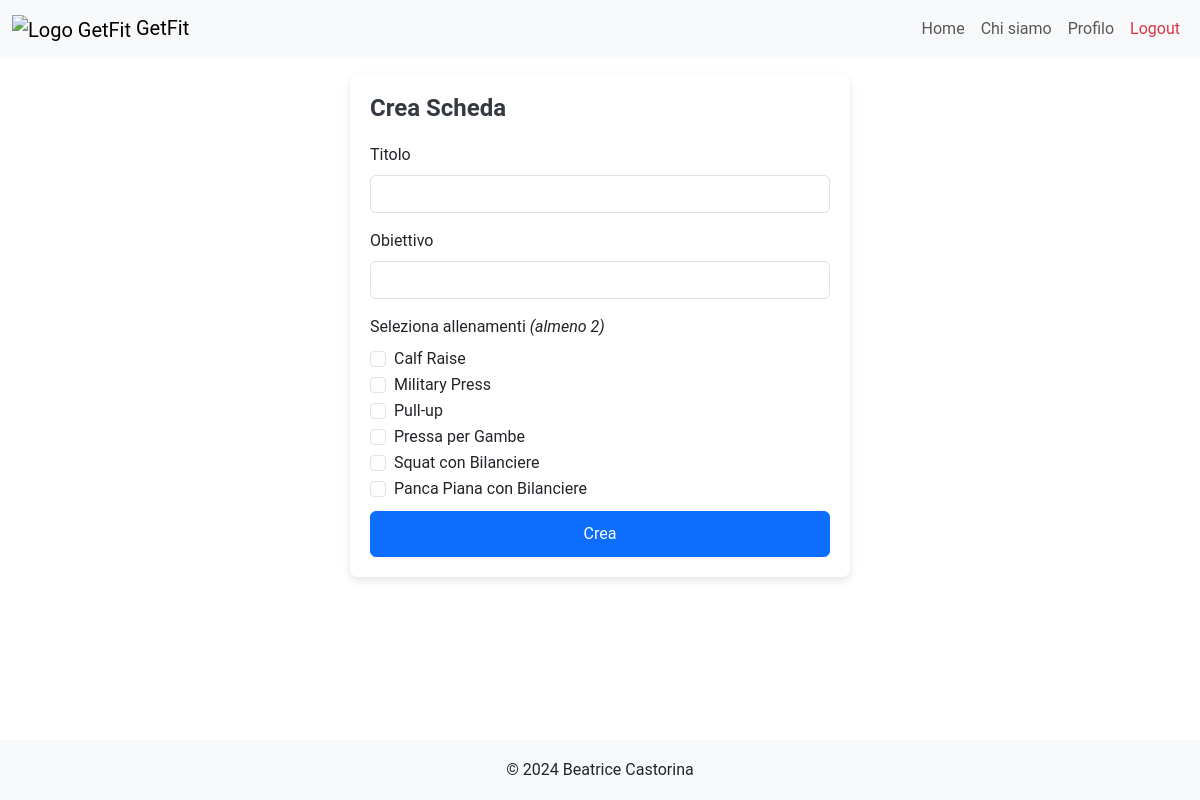
The app's page /create_scheda (signed in) with its own data.
### tables this page shows
CREATE TABLE "Allenamenti" (
	"id_allenamento"	INTEGER,
	"pt_id"	INTEGER NOT NULL,
	"titolo"	TEXT NOT NULL,
	"descrizione"	TEXT NOT NULL,
	"livello"	TEXT NOT NULL,
	"visibile"	INTEGER NOT NULL,
	"data_creazione"	TEXT NOT NULL,
	PRIMARY KEY("id_allenamento" AUTOINCREMENT),
	FOREIGN KEY("pt_id") REFERENCES "PersonalTrainers"("pt_id")
);

### app.py (the view)
@app.route("/create_scheda",methods=['GET','POST'])
def create_scheda():
  if request.method == 'POST':
    ids = request.form.getlist("ids")
    email = utenti_dao.get_email(request)
    pt_id = utenti_dao.get_user_id_by_email(email,'pt')
    client_id = request.form.get('client_id')
    new_scheda = request.form.to_dict()
    pt_id_client = utenti_dao.get_client(client_id)['pt_id']
    success = False
    if (pt_id_client != pt_id):
      flash("Non hai i permessi per creare la scheda.", "danger")
      return redirect(url_for('index'))
    if len(ids) >= 2:
      success = schede_dao.create_scheda(ids,pt_id,new_scheda)
    if success:
      flash("Scheda creata con successo.", "success")
      return redirect(url_for("schede", client_id=client_id))
    flash("Impossibile creare la scheda.", "danger")
    return redirect(url_for("create_scheda",client_id=client_id))
  else:
    allenamenti_db = allenamenti_dao.get_allenamenti()
    allenamenti = []
    email = utenti_dao.get_email(request)
    pt_id = utenti_dao.get_user_id_by_email(email,'pt')
    client_id = request.args.get("client_id")
    for allenamento in allenamenti_db:
      if allenamento['visibile'] == 1 or allenamento['pt_id'] == pt_id:
        allenamenti.append(allenamento)
    return render_template("create_scheda.html",allenamenti=allenamenti, client_id=client_id)

### allenamenti_dao.py (called while the page is built)
def get_allenamenti():
	query = 'SELECT * FROM Allenamenti ORDER BY data_creazione DESC'
	connection = sqlite3.connect('db/personal.db')
	connection.row_factory = sqlite3.Row
	cursor = connection.cursor()
	cursor.execute(query)
	allenamenti = cursor.fetchall()
	cursor.close()
	connection.close()
	return allenamenti

### app.py (called while the page is built)
@login_manager.user_loader
def load_user(user_email):
  user_db, type = utenti_dao.get_user_by_email(user_email)
  if type == 0:
    user = PersonalTrainer(nome=user_db['nome'], cognome=user_db['cognome'], genere=user_db['genere'], pt_id=user_db['pt_id'], rating=user_db['rating'], numOfRatings=user_db['numOfRatings'], email=user_db['email'], password=user_db['password'])
  else:
    user = Client(nome=user_db['nome'], cognome=user_db['cognome'], genere=user_db['genere'], client_id=user_db['client_id'], pt_id=user_db['pt_id'], email=user_db['email'], password=user_db['password'])
  return user

### utenti_dao.py (called while the page is built)
def get_email(request):
	try:
		return request.cookies.get('remember_token').split('|')[0]
	except Exception as e:
		return None

def get_user_id_by_email(user_email, type='client'):
	query1 = 'SELECT pt_id FROM PersonalTrainers WHERE email = ?'
	query2 = 'SELECT client_id FROM Clients WHERE email = ?'
	connection = sqlite3.connect('db/personal.db')
	connection.row_factory = sqlite3.Row
	cursor = connection.cursor()
	if type == 'pt':
		cursor.execute(query1,(user_email,))
	else:
		cursor.execute(query2, (user_email,))
	id = cursor.fetchone()
	cursor.close()
	connection.close()
	return id[0]

def get_user_by_email(user_email):
	type = 0 # 0: personal_trainer, 1: client
	query1 = 'SELECT * FROM PersonalTrainers WHERE email = ?'
	query2 = 'SELECT * FROM Clients WHERE email = ?'
	connection = sqlite3.connect('db/personal.db')
	connection.row_factory = sqlite3.Row
	cursor = connection.cursor()
	cursor.execute(query1,(user_email,))
	user = cursor.fetchone()
	if user is None:
		cursor.execute(query2, (user_email,)) # Clients
		user = cursor.fetchone()
		type = 1
	cursor.close()
	connection.close()
	return user, type

### templates/create_scheda.html (shortened to what this page needs)
{% extends "base.html" %}
{% block style %} {{url_for('static', filename='css/login_styles.css')}} {% endblock %}
{% block content %}
<div class="login-container mt-3 mb-3">
	<h2>Crea Scheda</h2>
	<form  action="/create_scheda" method="POST">
		<div class="mb-3">
      <label for="titleInput" class="form-label">Titolo</label>
      <input type="text" class="form-control" name="titolo" id="titleInput" required>
    </div>
    <div class="mb-3">
      <label for="obiettivoInput" class="form-label">Obiettivo</label>
      <input type="text" class="form-control" name="obiettivo" id="obiettivoInput" required>
    </div>
    <label class="form-label">Seleziona allenamenti <em>(almeno 2)</em></label>
    {% for allenamento in allenamenti %}
      <div class="form-check">
        <input class="form-check-input" type="checkbox" name="ids" value="{{allenamento.id_allenamento}}" id="flexCheck{{loop.index}}">
        <label class="form-check-label" for="flexCheck{{loop.index}}">
          {{allenamento.titolo}}
        </label>
      </div>
    {% endfor %}
		<button type="submit" class="btn btn-primary mt-2">Crea</button>
	</form>
</div>
{% endblock %}

### static/css/base_styles.css (style rules this page uses)
html, body { font-family: 'Roboto', sans-serif; height: 100%; margin: 0; }

### static/css/login_styles.css (style rules this page uses)
.login-container { margin: 0 auto; max-width: 500px; width: 100%; padding: 20px; background-color: #ffffff; box-shadow: 0px 4px 10px rgba(0, 0, 0, 0.1); border-radius: 8px; }
.login-container h2 { margin-bottom: 20px; font-size: 24px; font-weight: bold; color: #343a40; }
.login-container .form-control { border-radius: 6px; }
.login-container .btn-primary { width: 100%; padding: 10px; border-radius: 6px; }

### records on screen
Allenamenti: titolo "Calf Raise"
Allenamenti: titolo "Military Press"
Allenamenti: titolo "Pull-up"
Allenamenti: titolo "Pressa per Gambe"
Allenamenti: titolo "Squat con Bilanciere"
Allenamenti: titolo "Panca Piana con Bilanciere"
